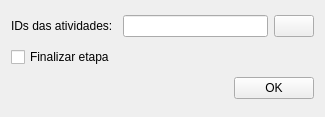
<?xml version="1.0" encoding="UTF-8"?>
<ui version="4.0">
 <class>Form</class>
 <widget class="QWidget" name="Form">
  <property name="geometry">
   <rect>
    <x>0</x>
    <y>0</y>
    <width>325</width>
    <height>117</height>
   </rect>
  </property>
  <property name="windowTitle">
   <string>Form</string>
  </property>
  <layout class="QGridLayout" name="gridLayout">
   <item row="0" column="0">
    <widget class="QLabel" name="label">
     <property name="text">
      <string>IDs das atividades:</string>
     </property>
    </widget>
   </item>
   <item row="0" column="1" colspan="2">
    <layout class="QHBoxLayout" name="horizontalLayout">
     <item>
      <widget class="QLineEdit" name="activityIdLe"/>
     </item>
     <item>
      <widget class="QPushButton" name="extractFieldBtn">
       <property name="text">
        <string/>
       </property>
      </widget>
     </item>
    </layout>
   </item>
   <item row="1" column="0" colspan="2">
    <widget class="QCheckBox" name="finishFlagCkb">
     <property name="text">
      <string>Finalizar etapa</string>
     </property>
    </widget>
   </item>
   <item row="2" column="0" colspan="2">
    <spacer name="horizontalSpacer">
     <property name="orientation">
      <enum>Qt::Horizontal</enum>
     </property>
     <property name="sizeHint" stdset="0">
      <size>
       <width>219</width>
       <height>20</height>
      </size>
     </property>
    </spacer>
   </item>
   <item row="2" column="2">
    <widget class="QPushButton" name="okBtn">
     <property name="text">
      <string>OK</string>
     </property>
    </widget>
   </item>
  </layout>
 </widget>
 <resources/>
 <connections/>
</ui>
